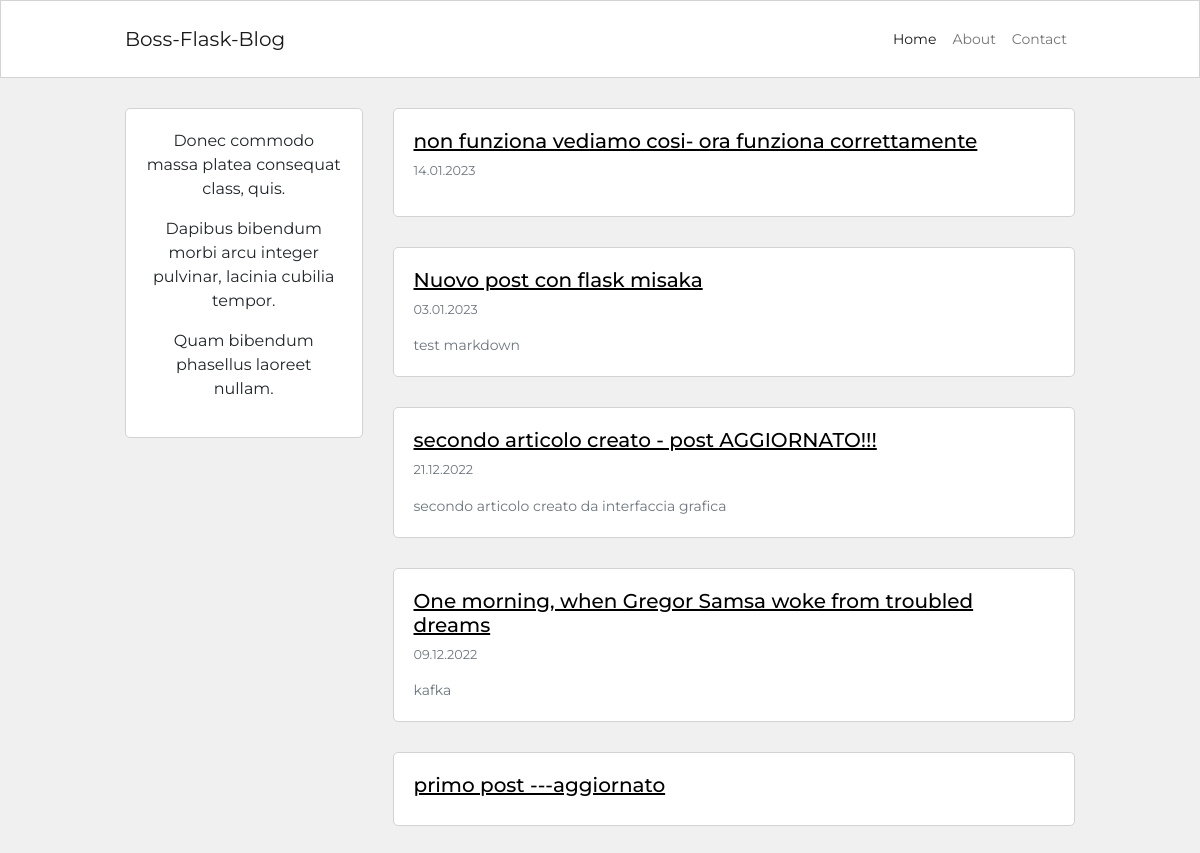
Before: / (upper part) with the older database file.
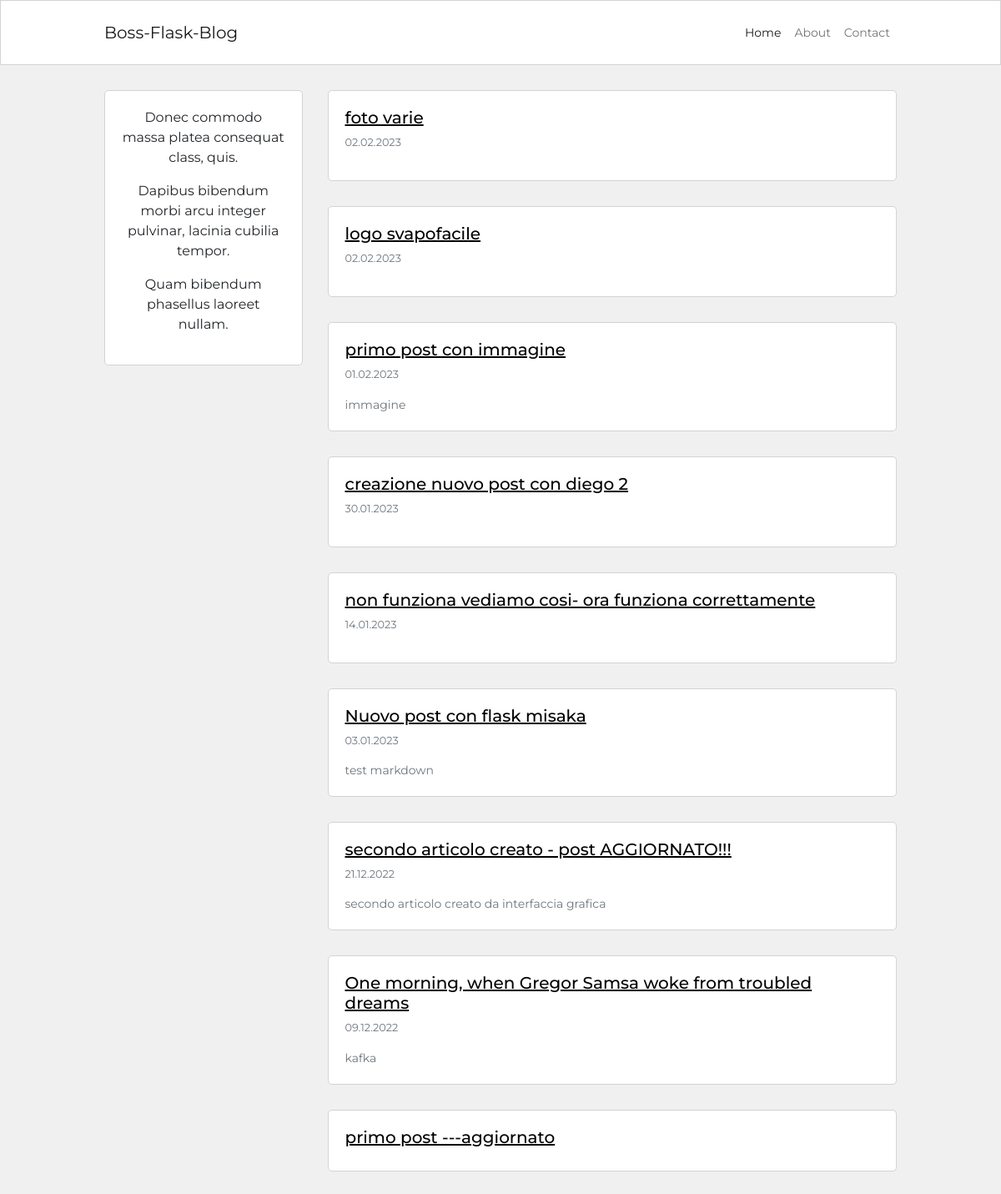
After: the same page with the newer database file.
### blog/models.py (models this page shows, shortened)
class Post(db.Model):
  id = db.Column(db.Integer, primary_key=True)
  user_id = db.Column(db.Integer, db.ForeignKey('user.id'), nullable=False)
  created_at = db.Column(db.DateTime, default=datetime.now)
  title = db.Column(db.String(120), nullable=False)
  description = db.Column(db.String(240))
  body = db.Column(db.Text(), nullable=False)
  slug = db.Column(db.String(250))
  image = db.Column(db.String(120))

### blog/routes.py (the view)
@app.route("/")
def homepage():
    posts = Post.query.order_by(Post.created_at.desc()).all()
    return render_template("homepage.html", posts=posts)

### blog/templates/homepage.html (shortened to what this page needs)
{% extends 'base.html' %}.
{% block content%}
<div class="container content-container">
  <div class="row g-0">
    <div class="col-md-9 order-md-2">
      {% for post in posts %}
      <div class="single-post-home">
          <h5>
            <a class="custom-link" href="{{ url_for('post_detail', post_slug=post.slug) }}">
              {{ post.title }}
            </a>
          </h5>
          {% if post.created_at %}
          <p class="p-small-two text-muted">
            {{ post.created_at.strftime("%d.%m.%Y") }}
          </p>
          {% endif %}
          {% if post.description %}
          <p class="p-small-one text-muted mb-0">
            {{ post.description }}
          </p>
          {% endif %}
      </div>
      {% endfor %}
    </div>
    <div class="col-md-3 order-md-1">
      {% include 'about_me_snippet.html' %}
    </div>
  </div>
</div>
{% endblock %}

### blog/templates/base.html (shortened to what this page needs)
<!DOCTYPE html>
<html lang="en">
<head>
  <link href="https://cdn.jsdelivr.net/npm/bootstrap@5.2.3/dist/css/bootstrap.min.css" rel="stylesheet">
  <link rel="stylesheet" href="{{ url_for('static', filename='blog.css') }}">
</head>
<body>
  <nav class="navbar navbar-expand-lg navbar-bg-white">
    <div class="container navbar-container">
      <a class="navbar-brand" href="#">Boss-Flask-Blog</a>
      <div class="collapse navbar-collapse" id="navbarSupportedContent">
        <div class="navbar-nav ms-auto">
          <a class="nav-item nav-link active" aria-current="page" href="{{ url_for('homepage') }}">Home</a>
          <a class="nav-item nav-link" href="{{ url_for('about') }}">About</a>
          <a class="nav-item nav-link" href="#">Contact</a>
        </div>
      </div>
    </div>
  </nav>
  {% block content%}
  {% endblock %}
</body>
</html>

### blog/templates/about_me_snippet.html
<div class="about-snippet-block text-center">
  {{ lipsum(n=3, min=5, max=10) }}
</div>

### blog/static/blog.css (style rules this page uses)
html, body { font-family: 'Montserrat', sans-serif; background-color: #f0f0f0; }
.navbar-bg-white { background-color: #fff; border: 1px solid #d3d3d3; }
.navbar-container { max-width: 950px; font-size: 0.875rem; padding: 10px 0px 10px 0px; }
.content-container { max-width: 950px; margin-top: 30px; margin-bottom: 30px; padding: 0px; }
.about-snippet-block { background-color: #fff; border: 1px solid #d3d3d3; border-radius: 5px; padding: 20px; }
.single-post-home { background-color: #fff; border: 1px solid #d3d3d3; border-radius: 5px; padding: 20px; margin-bottom: 30px; }
.p-small-one { font-size: 0.875rem; }
.p-small-two { font-size: 0.800rem; }
.custom-link { color: #000 }
@media (min-width:768px) { .single-post-home { margin-left: 30px; } }

Changed rows visible on the page:
added Post: title "foto varie", created_at "02.02.2023"
added Post: title "logo svapofacile", created_at "02.02.2023"
added Post: title "primo post con immagine", created_at "01.02.2023", description "immagine"
added Post: title "creazione nuovo post con diego 2", created_at "30.01.2023"
